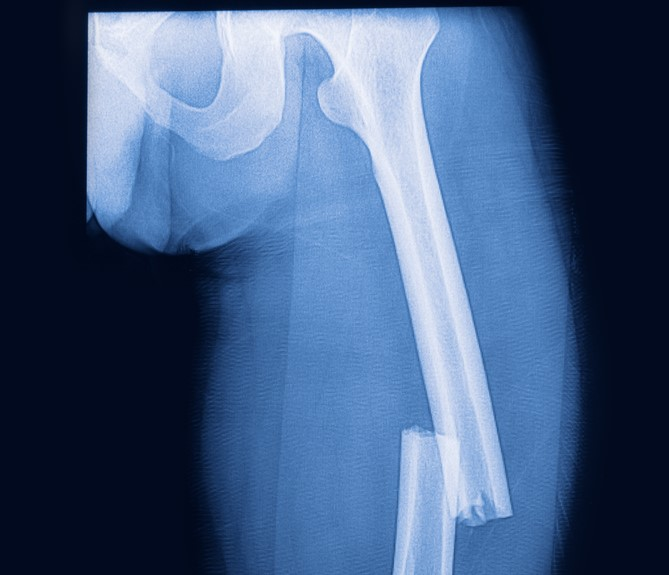
%> input picture FRACTURAS/frac3.jpg, 669 x 575 px
$ octave Final_Fracture_Detection.m   (GNU Octave 9; MATLAB toolbox functions it lacks are replaced by stand-ins)
%> lines starting %> are read from the running program, lines starting %| are printed output that depends on the picture; in (x1, y1, x2, y2) boxes, pixels count from 0 and x2, y2 are one past the last pixel; in counts of white or black regions, pixels touching at a corner belong together; the program's own positions count from 1

clear all;
close all;
%1st CT 8th sem
%image = imread('http://i.stack.imageur.com/mHo7s.jpg');
%image = imread('frac3.jpg');
image = imread('frac3.jpg');%LLEGA IMAGEN
%> image is the input picture: size 575x669x3 uint8; mean R, G, B 66.9, 91.7, 128.6

figure(1)% MOSTRAR IMAGE
imshow(image);% MOSTRAR IMAGE
title('Input X Ray Image');% MOSTRAR IMAGE

%% Important parameters

imageBlurSigma = 2; % Amount to denoise input image
MinHoughPeakDistance = 5; % Distance between peaks in Hough transform angle detection
HoughConvolutionLength = 40; % Length of line to use to detect bone regions
HoughConvolutionDilate = 2; % Amount to dilate kernel for bone detection
BreakLineTolerance = 0.25; % Tolerance for bone end detection
breakPointDilate = 6; % Amount to dilate detected bone end points

%%%

image_gray = (rgb2gray(image)); % 1º FILTRADOOOOOOOOOOOOOOOOOOOOOOOOO
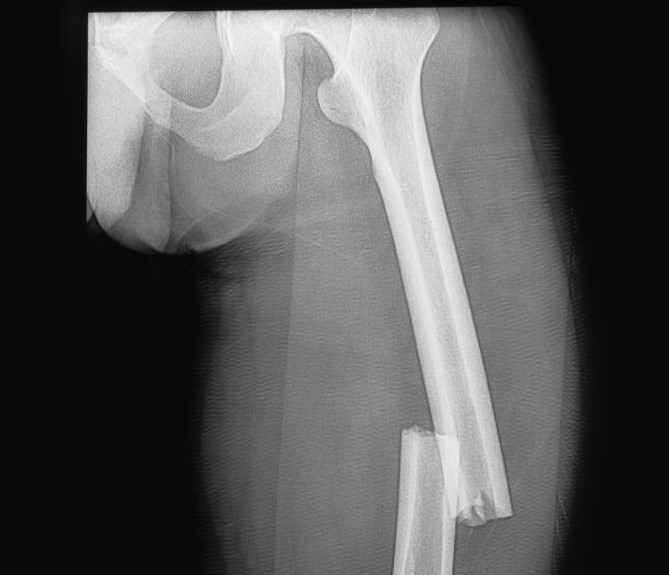
%> image_gray: size 575x669 uint8; min 5, max 246, mean 88.5

%figure(2)% MOSTRAR IMAGE
%imshow(image_gray);% MOSTRAR IMAGE
%title('Gray Scale X Ray Image');% MOSTRAR IMAGE

image_filtered = imfilter(image_gray, fspecial('gaussian', 10, imageBlurSigma), 'symmetric'); % Denoise  2º FILTRADOOOOOOOOOOOOOOOOOOOOOOOOO

%figure(3)% MOSTRAR IMAGE
%imshow(image_filtered);% MOSTRAR IMAGE
%title('denoised Gray Scale X Ray image');% MOSTRAR IMAGE

% Do edge detection to find bone edges in image
% Filter out all but the two longest lines
% This feature may need to be changed if break is not in middle of bone
% ESO SIGNIFICA Q SI ES UNA FISURA HAY Q CAMBAIR ESTO
boneEdges = edge(image_filtered, 'canny');% 3º FILTRADOOOOOOOOOOOOOOOOOOOOOOOOO
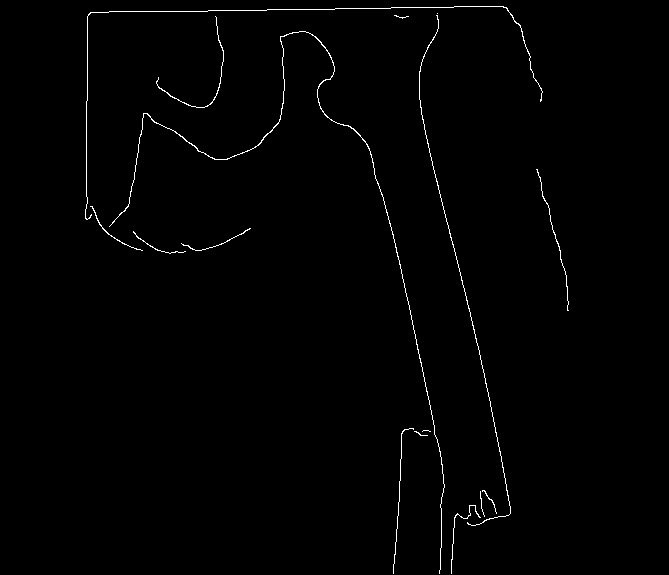
%> boneEdges: size 575x669 logical; 0.87% white in thin lines or dots, all inside (x1, y1, x2, y2) = (85, 6, 569, 574)

%figure(4)% MOSTRAR IMAGE
%imshow(boneEdges);% MOSTRAR IMAGE
%title('Edges of the bones');% MOSTRAR IMAGE

boneEdges1 = bwmorph(boneEdges, 'close');% 4º FILTRADOOOOOOOOOOOOOOOOOOOOOOOOO
%> boneEdges1: size 575x669 logical; 0.88% white in thin lines or dots, all inside (x1, y1, x2, y2) = (85, 6, 569, 575)

%figure(5)% MOSTRAR IMAGE
%imshow(boneEdges1);% MOSTRAR IMAGE
%title('Morphological operation on Edges of the bones ');% MOSTRAR IMAGE

edgeRegs = regionprops(boneEdges1, 'Area', 'PixelIdxList');%  CREAMOSSSSSSSSSSSSSSSS GRAFICA 6 EN PROCESOOOOOOOOOOOOOO
%> edgeRegs = 14 regions; largest, Area: 1070, 757, 579, 182, 160
AreaList = sort(vertcat(edgeRegs.Area), 'descend');
%> AreaList = [1070; 757; 579; 182; 160; 158; 119; 87; 84; 71; 65; 19; 17; 9]
edgeRegs(~ismember(vertcat(edgeRegs.Area), AreaList(1:2))) = [];
edgeimage = zeros(size(image_filtered, 1), size(image_filtered,2));%    GRAFICA 6 EN PROCESOOOOOOOOOOOOOO
edgeimage(vertcat(edgeRegs.PixelIdxList)) = 1;
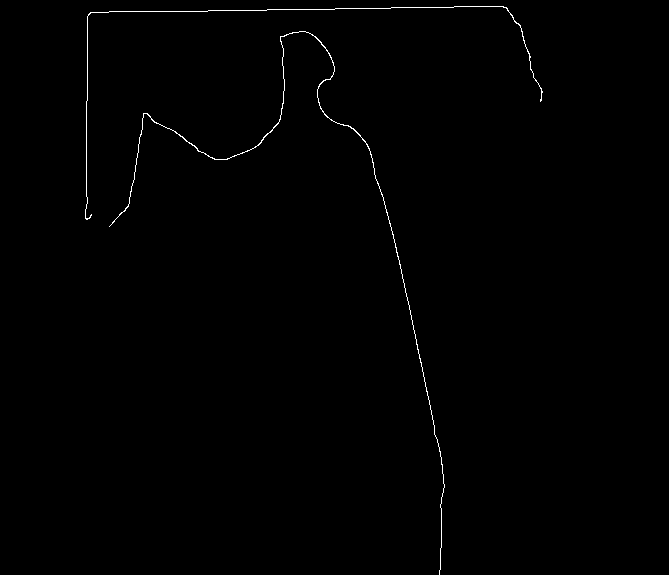
%> edgeimage: size 575x669 double; values 0 (black) and 1 (white), 0.47% white in thin lines or dots, all inside (x1, y1, x2, y2) = (85, 6, 543, 575)

% Do hough transform on edge image to find angles at which bone pieces are
% found
% Use max value of Hough transform vs angle to find angles at which lines
% are oriented.  If there is more than one major angle contribution there
% will be two peaks detected but only one peak if there is only one major
% angle contribution (ie peaks here = number of located bones = Number of
% breaks + 1)
[H,T,R] = hough(edgeimage,'RhoResolution',1,'Theta',-90:2:89.5);
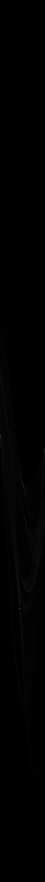
%> H: size 1763x90 double (shown at 1/2 size); min 0, max 199, mean 1
%> T = 90 values from -90 to 88; R = 1763 values from -881 to 881
maxHough = max(H, [], 1);
%> maxHough = 90 values, max 199 at index 40, min 14 at index 7, mean 30.9
HoughThresh = (max(maxHough) - min(maxHough))/2 + min(maxHough);
%> HoughThresh = 106.5
[~, HoughPeaks] = findpeaks(maxHough,'MINPEAKHEIGHT',HoughThresh, 'MinPeakDistance', MinHoughPeakDistance);
%> HoughPeaks = 40

% Plot Hough detection results
%figure(6)% MOSTRAR GRAFICA
%plot(T, maxHough);
hold on
%plot([min(T) max(T)], [HoughThresh, HoughThresh], 'g');
%plot(T(HoughPeaks), maxHough(HoughPeaks), 'rx', 'MarkerSize', 12, 'LineWidth', 2);
hold off
%xlabel('Theta Value'); ylabel('Max Hough Transform');
%legend({'Max Hough Transform', 'Hough Peak Threshold', 'Detected Peak'});
%title('Hough Detection Plot : Max Hough transform vs Theta');% MOSTRAR GRAFICA


%%2nd CT 8th sem

% Locate site of break
if numel(HoughPeaks) > 1;
    BreakStack = zeros(size(image_filtered, 1), size(image_filtered, 2), numel(HoughPeaks));
    % Convolute edge image with line of detected angle from hough transform
    for m = 1:numel(HoughPeaks);

        boneKernel = strel('line', HoughConvolutionLength, T(HoughPeaks(m)));
        kern = double(bwmorph(boneKernel.getnhood(), 'dilate', HoughConvolutionDilate));
        BreakStack(:,:,m) = imfilter(edgeimage, kern).*edgeimage;
        %figure(7) %MOSTRAR  IMAGEN
        %imshow(BreakStack(:,:,m));

    end

    % Take difference between convolution images.  Where this crosses zero
    % (within tolerance) should be where the break is.  Have to filter out
    % regions elsewhere where the bone simply ends.


    brimage = abs(diff(BreakStack, 1, 3)) < BreakLineTolerance*max(BreakStack(:)) & edgeimage > 0;
    [BpY, BpX] = find(abs(diff(BreakStack, 1, 3)) < BreakLineTolerance*max(BreakStack(:)) & edgeimage > 0);
    brimage = bwmorph(brimage, 'dilate', breakPointDilate);
    %figure(8);% MOSTRAR IMAGE
    %imshow(brimage);% MOSTRAR IMAGE
    brReg = regionprops(brimage, 'Area', 'MajorAxisLength', 'MinorAxisLength', ...
        'Orientation', 'Centroid');
    brReg(vertcat(brReg.Area) ~= max(vertcat(brReg.Area))) = [];

    % Calculate bounding ellipse
    brReg.EllipseCoords = zeros(100, 2);
    t = linspace(0, 2*pi, 100);
    brReg.EllipseCoords(:,1) = brReg.Centroid(1) + brReg.MajorAxisLength/2*cos(t - brReg.Orientation);
    brReg.EllipseCoords(:,2) = brReg.Centroid(2) + brReg.MinorAxisLength/2*sin(t - brReg.Orientation);

else
    brReg = [];      %% No Fracture points are there

end

% Draw ellipse around break location
%figure(9)% MOSTRAR IMAGE
imshow(image)% MOSTRAR IMAGE
hold on
colormap('gray')
if ~isempty(brReg)
    plot(brReg.EllipseCoords(:,1), brReg.EllipseCoords(:,2), 'r');
end
hold off

$ run again, with FRACTURAS/dtdgdg.jpg copied over FRACTURAS/frac3.jpg
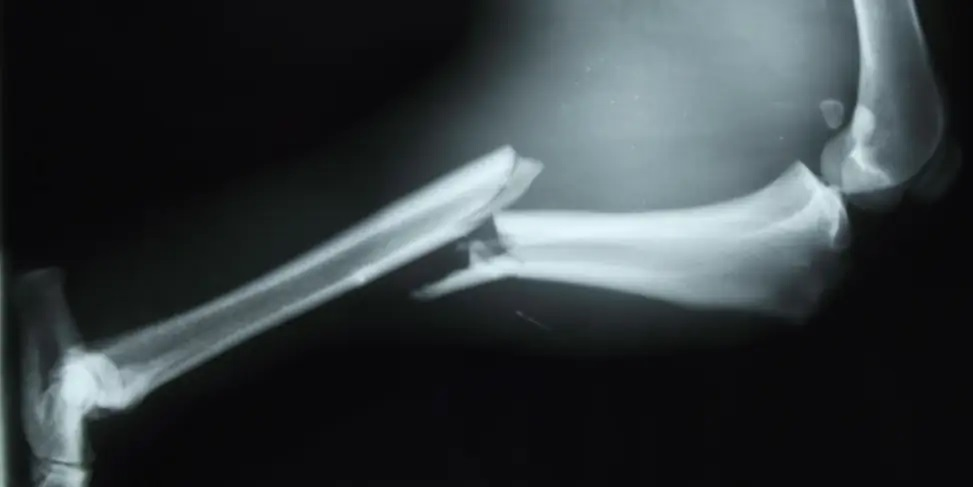
%> input picture FRACTURAS/dtdgdg.jpg, 973 x 487 px
%> image is the input picture: size 487x973x3 uint8; mean R, G, B 51.7, 58.5, 61.2
%> `boneEdges = edge(image_filtered, 'canny');`:
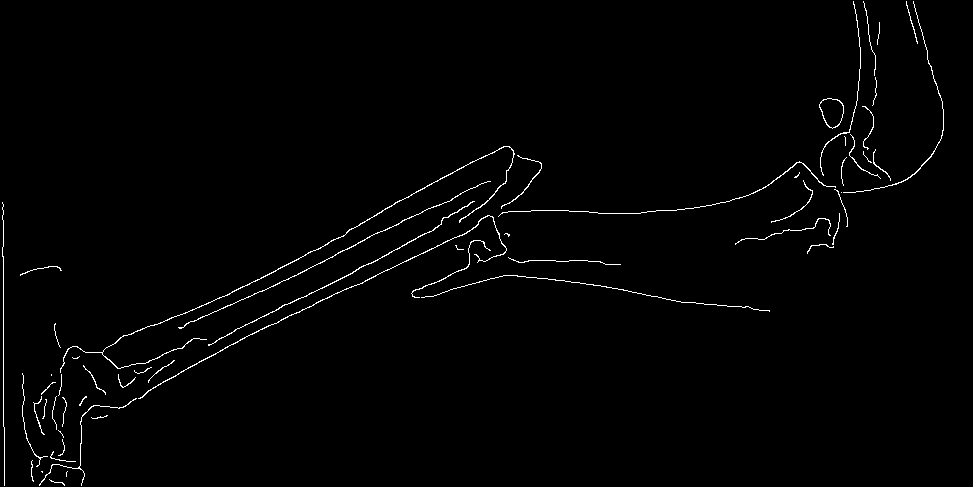
%> boneEdges: size 487x973 logical; 1.2% white in thin lines or dots
%> boneEdges1: size 487x973 logical; 1.3% white in thin lines or dots
%> edgeRegs = 47 regions; largest, Area: 861, 777, 727, 503, 382
%> AreaList = 47 values, max 861 at index 1, min 2 at index 47, mean 126.1
%> `edgeimage(vertcat(edgeRegs.PixelIdxList)) = 1;`:
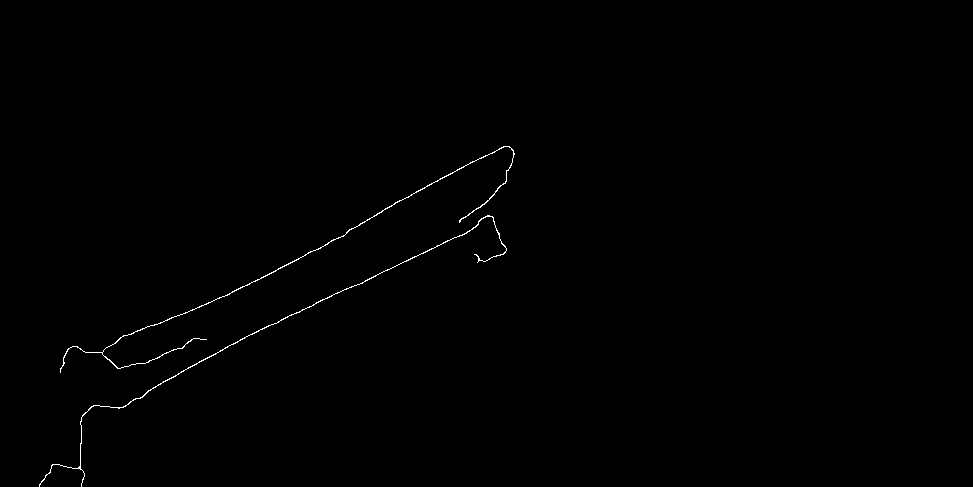
%> edgeimage: size 487x973 double; values 0 (black) and 1 (white), 0.35% white in thin lines or dots, all inside (x1, y1, x2, y2) = (39, 146, 515, 487)
%> T = 90 values from -90 to 88; R = 2175 values from -1087 to 1087
%> maxHough = 90 values, max 141 at index 78, min 12 at index 28, mean 27.6
%> HoughThresh = 76.5
%> HoughPeaks = 78
